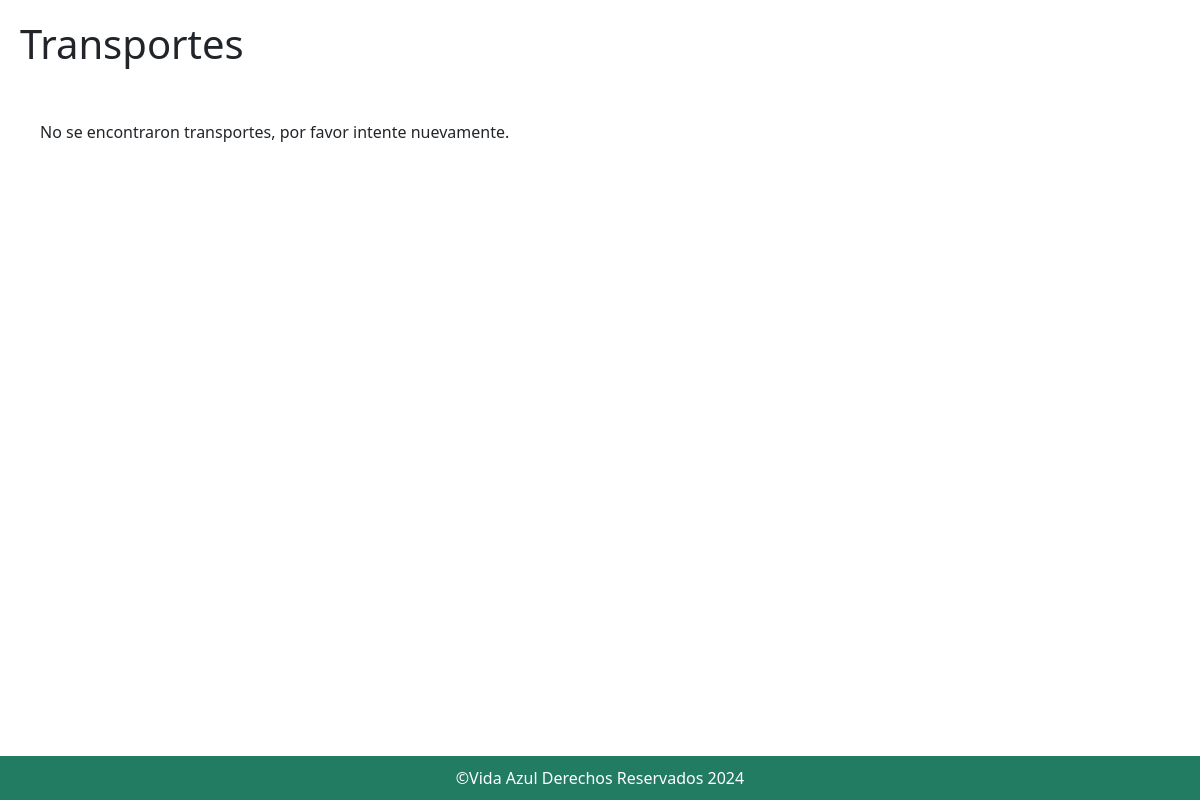
/transportes.php, run on an earlier commit of the app's database.
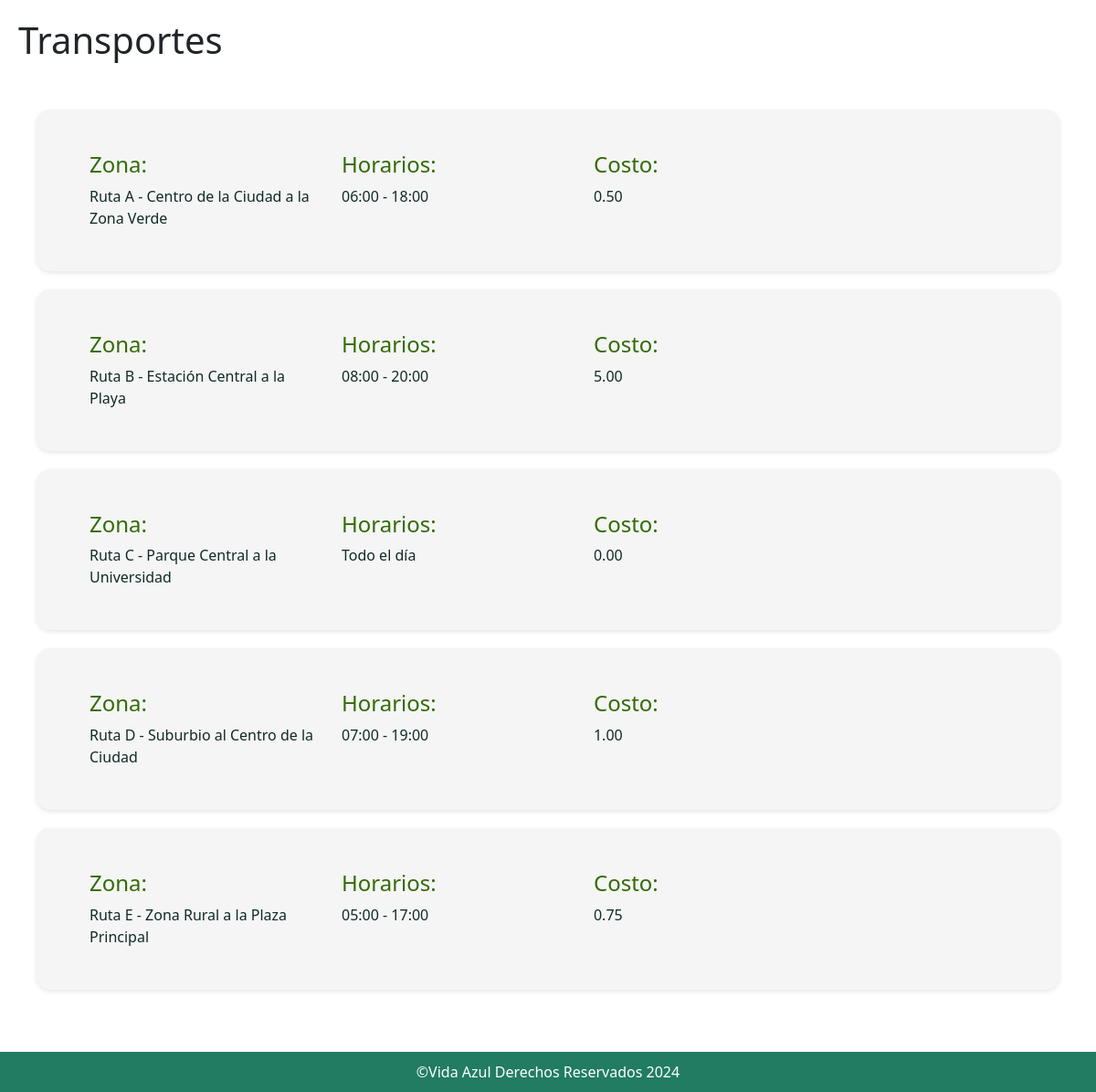
And on a later commit of the database.
### tables this page shows
CREATE TABLE `transportes` (
  `id_transporte` int(11) NOT NULL,
  `id_usuario` int(11) DEFAULT NULL,
  `nombre_transporte` varchar(100) NOT NULL,
  `ruta_transporte` varchar(255) DEFAULT NULL,
  `horario_transporte` varchar(100) DEFAULT NULL,
  `precio_transporte` decimal(10,2) DEFAULT NULL
);

### transportes.php (the view, shortened to what this page needs)
<!DOCTYPE html>
<html lang="en">
<head>
    <link href="https://cdn.jsdelivr.net/npm/bootstrap@5.0.2/dist/css/bootstrap.min.css" rel="stylesheet">
    <link href="https://cdn.jsdelivr.net/npm/bootstrap-icons/font/bootstrap-icons.css" rel="stylesheet">
    <link href="styles.css" rel="stylesheet">
</head>
<body>
    <div class="content">
        <h1>Transportes</h1>
        <br>
            <div class="content">
                <?php
                    $conexion = new mysqli("localhost", "vida_azul", "vidaazul", "vida_azul");
                    $sql = "SELECT id_transporte, id_usuario, nombre_transporte, ruta_transporte, horario_transporte, precio_transporte FROM transportes";
                    $stmt = $conexion->prepare($sql);
                    $stmt->execute();
                    $result = $stmt->get_result();
                    if ($result->num_rows > 0) {
                        while($row = $result->fetch_assoc()) {
                            $ruta_transporte = $row['ruta_transporte'];
                            $horario_transporte = $row['horario_transporte'];
                            $precio_transporte = $row['precio_transporte'];
                ?>
                <div class="card_green d-flex">
                    <div class="card-body">
                        <div class="container content">
                            <div class="row">
                                <div class="col-lg-4">
                                    <h4 class="card-title" style="color: #336B05;">Zona:</h4>
                                    <p class="card-text"><?php echo $ruta_transporte; ?></p>
                                </div>
                                <div class="col-lg-4">
                                    <h4 class="card-title" style="color: #336B05;">Horarios:</h4>
                                    <p class="card-text"><?php echo nl2br(htmlspecialchars($horario_transporte)); ?></p>
                                </div>
                                <div class="col-lg-4">
                                    <h4 class="card-title" style="color: #336B05;">Costo:</h4>
                                    <p class="card-text"><?php echo nl2br(htmlspecialchars($precio_transporte)); ?></p>
                                </div>
                            </div>
                        </div>
                    </div>
                </div>
                <?php
                        }
                    } else {
                        echo "No se encontraron transportes, por favor intente nuevamente.";
                    }
                ?>
            </div>
    </div>
    <br>
    <div class="p-4"> </div>
    <footer class="footer" style="background-color:#217C61;position: fixed; bottom: 0;width: 100%;"
        class="col text-center text-white mt-auto p-1">
        <div class="container ">
            <div class="col">
                <p style="color: white;">&COPY;Vida Azul Derechos Reservados 2024</p>
            </div>
        </div>
    </footer>
</body>
</html>

### styles.css (style rules this page uses)
.content { margin: 20px; }
.card_green { background-color: #f5f5f5; color: #112A26; margin-bottom: 20px; padding: 10px 250px 10px 10px; box-shadow: 0 2px 5px rgba(0, 0, 0, 0.1); border-radius: 15px; }
* { box-sizing: border-box; }
--------------------------------------Footer------------------------------------- html, body { height: 100%; margin: 0; padding: 0; }
body { display: flex; flex-direction: column; }
footer.footer { background-color: #217C61; color: white; padding: 10px 0; flex-shrink: 0; text-align: center; width: 100%; }
.container { flex: 1 0 auto; }
footer p { margin: 0; }

What changed in the data, as far as the page shows it:
added transportes: ruta_transporte "Ruta A - Centro de la Ciudad a la Zona Verde", horario_transporte "06:00 - 18:00", precio_transporte "0.50"
added transportes: ruta_transporte "Ruta B - Estación Central a la Playa", horario_transporte "08:00 - 20:00", precio_transporte "5.00"
added transportes: ruta_transporte "Ruta C - Parque Central a la Universidad", horario_transporte "Todo el día", precio_transporte "0.00"
added transportes: ruta_transporte "Ruta D - Suburbio al Centro de la Ciudad", horario_transporte "07:00 - 19:00", precio_transporte "1.00"
added transportes: ruta_transporte "Ruta E - Zona Rural a la Plaza Principal", horario_transporte "05:00 - 17:00", precio_transporte "0.75"
Also different on the page:
text no longer shown: "No se encontraron transportes, por favor intente nuevamente."
